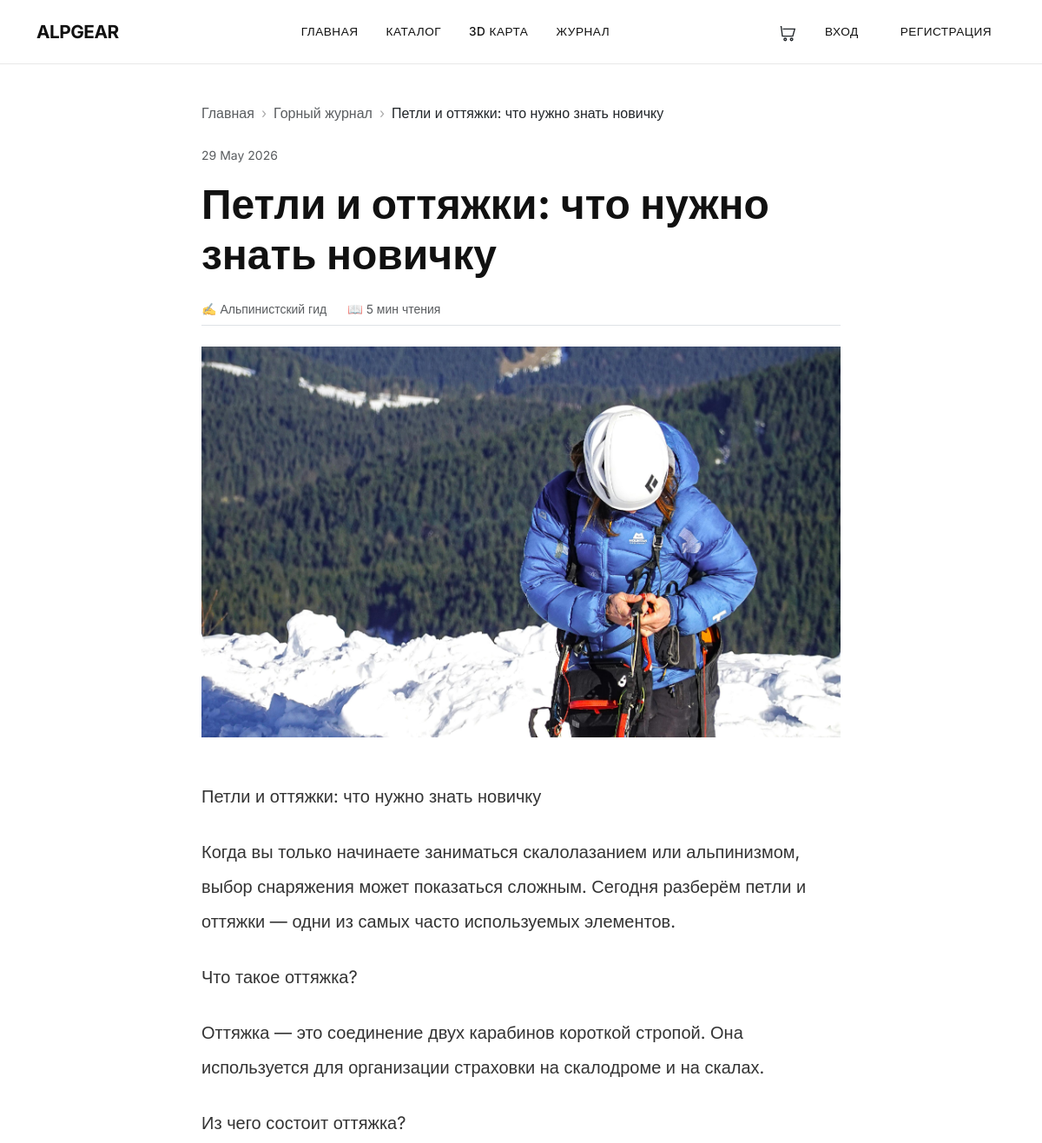
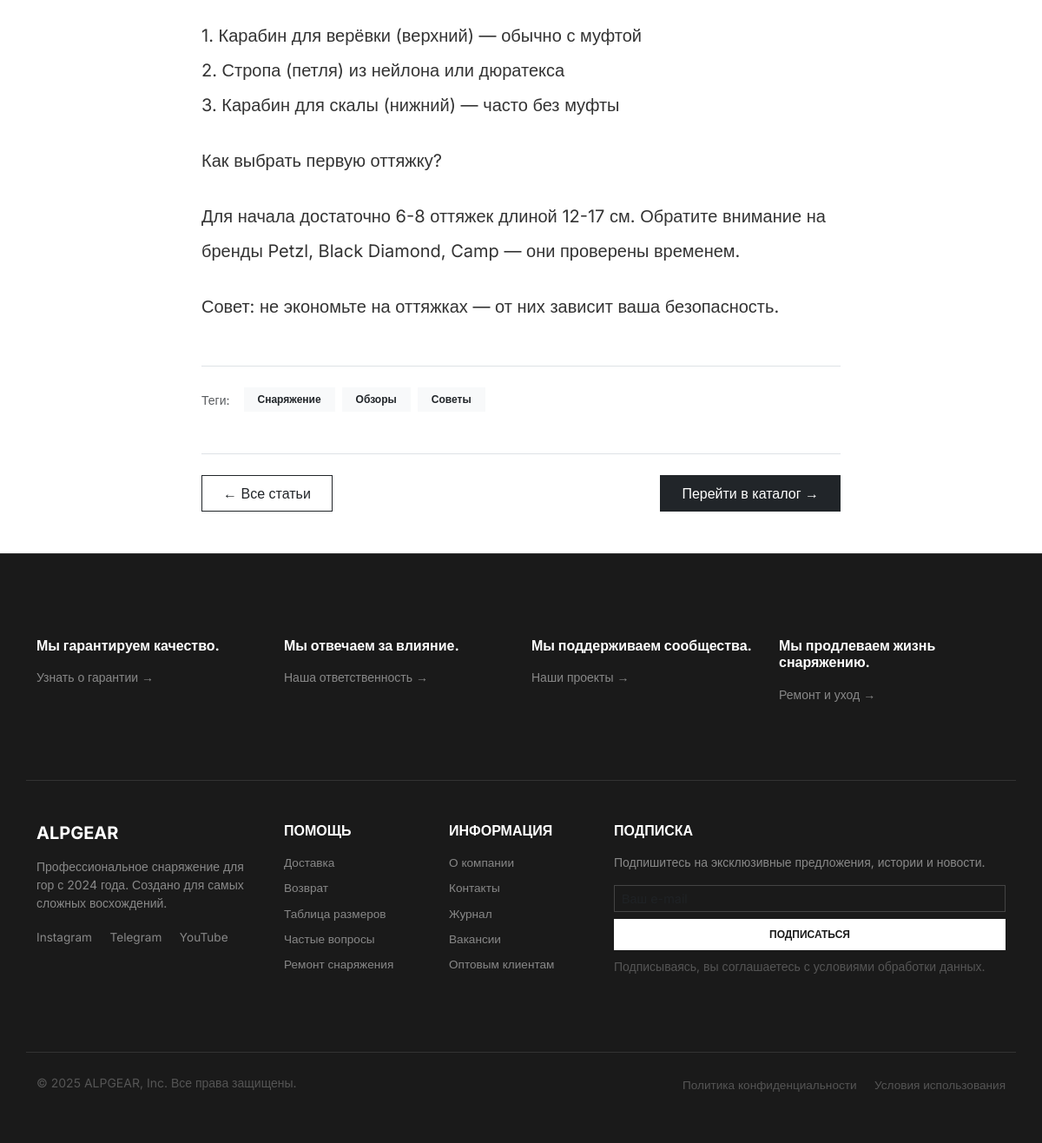
The page /shop/journal/petli-i-ottyazhki-dlya-novichkov/ on the database its author committed (2 pictures, top to bottom).
### shop/models.py (models this page shows, shortened)
class Article(models.Model):
    title = models.CharField(max_length=200, verbose_name='Заголовок')
    slug = models.SlugField(max_length=200, unique=True, verbose_name='URL')
    excerpt = models.TextField(verbose_name='Краткое описание', help_text='Отображается в списке статей')
    content = models.TextField(verbose_name='Полный текст')
    image = models.ImageField(upload_to='articles/%Y/%m/%d/', blank=True, verbose_name='Изображение')
    author = models.CharField(max_length=100, default='ALPGEAR Team', verbose_name='Автор')
    created_at = models.DateTimeField(auto_now_add=True, verbose_name='Дата публикации')
    updated_at = models.DateTimeField(auto_now=True, verbose_name='Обновлено')
    is_published = models.BooleanField(default=True, verbose_name='Опубликовано')
    class Meta:
        verbose_name = 'Статья'
        verbose_name_plural = 'Статьи'
        ordering = ['-created_at']

### shop/views.py (the view)
# urls.py: path('journal/<slug:slug>/', views.article_detail, name='article_detail'),
def article_detail(request, slug):
    article = get_object_or_404(Article, slug=slug, is_published=True)
    return render(request, 'shop/article_detail.html', {'article': article})

### cart/cart.py (called while the page is built)
    def __len__(self):
        return sum(item['quantity'] for item in self.cart.values())

### cart/context_processors.py (called while the page is built)
def cart(request):
    return {'cart': Cart(request)}

### templates/shop/article_detail.html (shortened to what this page needs)
{% extends "base.html" %}
{% load static %}
{% block content %}
<div class="container py-5">
    <div class="row justify-content-center">
        <div class="col-lg-8">
            <nav class="mb-4">
                <ol class="breadcrumb bg-transparent p-0">
                    <li class="breadcrumb-item"><a href="{% url 'home' %}" class="text-decoration-none text-muted">Главная</a></li>
                    <li class="breadcrumb-item"><a href="{% url 'shop:article_list' %}" class="text-decoration-none text-muted">Горный журнал</a></li>
                    <li class="breadcrumb-item active text-dark">{{ article.title|truncatechars:40 }}</li>
                </ol>
            </nav>
            <div class="mb-3">
                <span class="small text-muted">{{ article.created_at|date:"d M Y" }}</span>
            </div>
            <h1 class="display-5 fw-bold mb-4">{{ article.title }}</h1>
            <div class="d-flex gap-4 text-muted small mb-4 pb-2 border-bottom">
                <span>✍️ {{ article.author }}</span>
                <span>📖 5 мин чтения</span>
            </div>
            {% if article.image %}
            <div class="mb-5">
                <img src="{{ article.image.url }}" class="img-fluid w-100" style="max-height: 450px; object-fit: cover;" alt="{{ article.title }}">
            </div>
            {% else %}
            <div class="mb-5 bg-light d-flex align-items-center justify-content-center" style="height: 300px;">
                <span class="display-1 text-muted">🏔️</span>
            </div>
            {% endif %}
            <div class="article-content fs-5 lh-lg">
                {{ article.content|linebreaks|safe }}
            </div>
            <div class="mt-5 pt-4 border-top">
                <div class="d-flex flex-wrap gap-2 align-items-center">
                    <span class="small text-muted me-2">Теги:</span>
                    <a href="#" class="badge bg-light text-dark text-decoration-none px-3 py-2 rounded-0">Снаряжение</a>
                    <a href="#" class="badge bg-light text-dark text-decoration-none px-3 py-2 rounded-0">Обзоры</a>
                    <a href="#" class="badge bg-light text-dark text-decoration-none px-3 py-2 rounded-0">Советы</a>
                </div>
            </div>
            <div class="d-flex justify-content-between mt-5 pt-4 border-top">
                <a href="{% url 'shop:article_list' %}" class="btn btn-outline-dark rounded-0 px-4 py-2">← Все статьи</a>
                <a href="{% url 'shop:product_list' %}" class="btn btn-dark rounded-0 px-4 py-2">Перейти в каталог →</a>
            </div>
        </div>
    </div>
</div>
{% endblock %}

### static/css/style.css (style rules this page uses)
:root { --white: #ffffff; --black: #111111; --gray: #666666; --light-gray: #f5f5f5; --border: #e8e8e8; --gold: #c9a03d; }
body { font-family: 'Inter', sans-serif; background: var(--white); color: var(--black); }

### templates/base.html (style rules this page uses)
body { font-family: 'Inter', sans-serif; background: #ffffff; }

### templates/shop/article_detail.html (style rules this page uses)
.article-content { color: #333; line-height: 1.8; }
.article-content p { margin-bottom: 1.5rem; }
.breadcrumb-item + .breadcrumb-item::before { content: "›"; color: #aaa; }

### rows shown on the page
Article: title "Петли и оттяжки: что нужно знать новичку", created_at "29 May 2026", author "Альпинистский гид", image (picture), content "Петли и оттяжки: что нужно знать новичку Когда вы только начинаете заниматься скалолазанием или альпинизмом, выбор снаряжения может показаться сложным. Сегодня разберём петли и оттяжки — одни из самых часто используемых элементов. Что такое оттяжка? Оттяжка — это соединение двух карабинов короткой стропой. Она используется для организации страховки на скалодроме и на скалах. Из чего состоит оттяжка? 1. Карабин для верёвки (верхний) — обычно с муфтой 2. Стропа (петля) из нейлона или дюратекса 3. Карабин для скалы (нижний) — часто без муфты Как выбрать первую оттяжку? Для начала достаточно 6-8 оттяжек длиной 12-17 см. Обратите внимание на бренды Petzl, Black Diamond, Camp — они проверены…"
